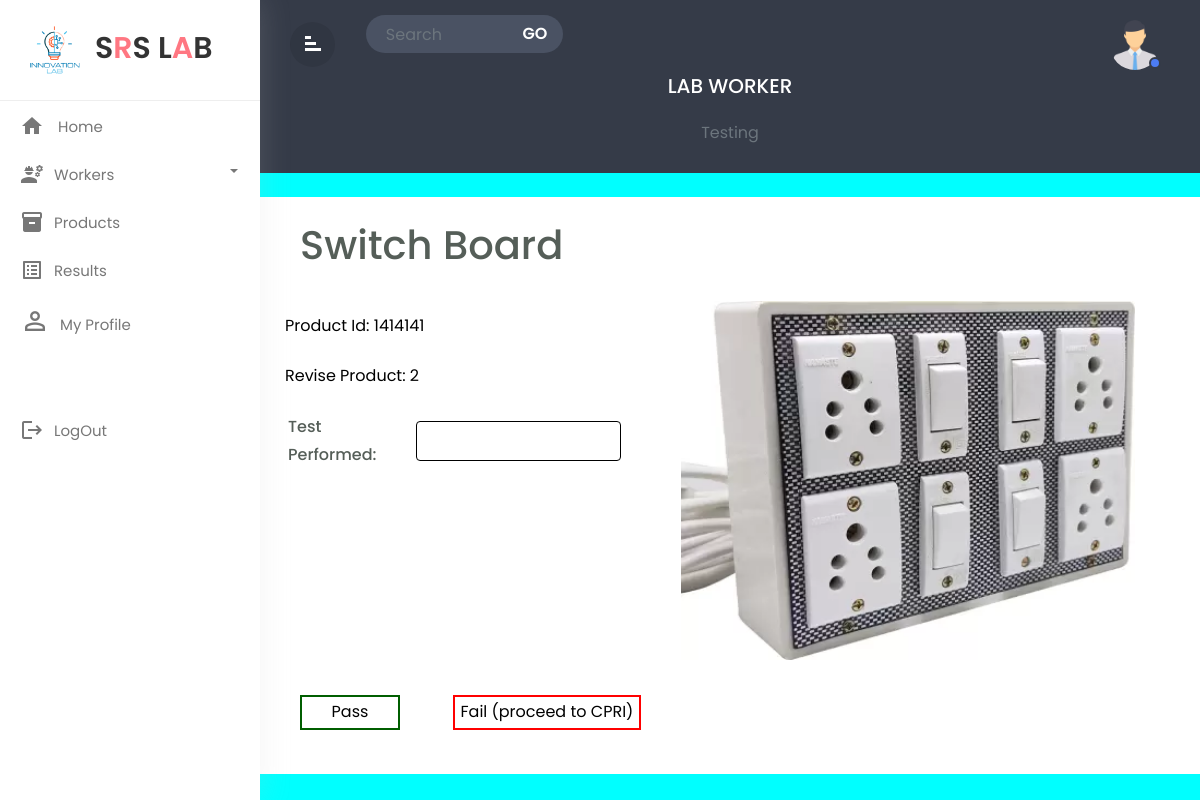
The page /project1/test_prod.php?product_id=1414141&email=bilal@gmail.com (signed in) on the database its author committed.
### tables this page shows
CREATE TABLE `product` (
  `product_id` int(10) NOT NULL,
  `product_name` varchar(255) NOT NULL,
  `revise_product` int(255) NOT NULL,
  `product_image` varchar(255) NOT NULL,
  `datee` date NOT NULL,
  `product_status` varchar(255) NOT NULL
);

### project1/test_prod.php (the view, shortened to what this page needs)
<!doctype html>
<html lang="en">
  <head>
        <link rel="stylesheet" href="css/bootstrap.min.css">
        <link rel="stylesheet" href="css/custom.css">
<link rel="stylesheet" href="test_prod.css">
    <link rel="stylesheet" href="https://stackpath.bootstrapcdn.com/bootstrap/4.3.1/js/bootstrap.bundle.min.js">
    <link rel="stylesheet" href="https://cdnjs.cloudflare.com/ajax/libs/jquery/3.2.1/jquery.min.js">
  </head>
  <body style="background-color:aqua;">
<div class="wrapper">
        <nav id="sidebar">
             <div class="sidebar-header">
                <h3 style="font-size:30px;margin-left:5px;" ><img style="width:60px;height:60px;" src="images/workerlogo.png" class="img-fluid"/>S<span style="color:#ff7782;">R</span>S L<span style="color:#ff7782;">A</span>B</h3>
            </div>
            <ul class="list-unstyled components">
			<li  >
                    <a href="worker_home.php?email=<?php echo $_GET['email']; ?>" class="dashboard"><i class="material-icons">home</i>
					<span>Home</span></a>
                </li>
                <li class="dropdown">
                    <a href="#homeSubmenu1" data-toggle="collapse" aria-expanded="false"
					class="dropdown-toggle">
					<i class="material-icons">engineering</i>Workers</a>
                </li>
				 <li  class="">
                    <a href="worker_prod.php?email=<?php echo $_GET['email']; ?>"><i class="material-icons">inventory</i><span>Products
					</span></a>
                </li>
                <li  class="">
                    <a href="worker_result.php?email=<?php echo $_GET['email']; ?>"><i class="material-icons">list_alt</i><span>Results
					</span></a>
                </li>
               <li class="">
                    <a href="worker_profile.php?email=<?php echo $_GET['email']; ?>"><i style="font-size:30px;" class="material-symbols-outlined">person_filled</i><span>My Profile</span></a>
                </li>
                <br>
                <br>
				 <li  class="">
                    <a href="logout.php"><i class="material-icons">logout</i><span>LogOut
					</span></a>
                </li>
            </ul>
        </nav>
		<div id="content">
		   <div class="top-navbar">
		      <div class="xp-topbar">
                <div class="row">
                    <div class="col-2 col-md-1 col-lg-1 order-2 order-md-1 align-self-center">
                        <div class="xp-menubar">
                               <span class="material-icons text-white">signal_cellular_alt
							   </span>
                         </div>
                    </div>
                    <div class="col-md-5 col-lg-3 order-3 order-md-2">
                        <div class="xp-searchbar">
                            <form>
                                <div class="input-group">
                                  <input type="search" class="form-control"
								  placeholder="Search">
                                  <div class="input-group-append">
                                    <button class="btn" type="submit"
									id="button-addon2">GO</button>
                                  </div>
                                </div>
                            </form>
                        </div>
                    </div>
                    <div class="col-10 col-md-6 col-lg-8 order-1 order-md-3">
                        <div class="xp-profilebar text-right">
							 <nav class="navbar p-0">
                        <ul class="nav navbar-nav flex-row ml-auto">
                            <li class="nav-item dropdown">
                                <a class="nav-link" href="#" data-toggle="dropdown">
                                <img src="images/user.png" style="width:50px; border-radius:50%;height:50px"/>
								<span class="xp-user-live"></span>
								</a>
                            </li>
                        </ul>
            </nav>
                        </div>
                    </div>
                </div>
            </div>
		     <div class="xp-breadcrumbbar text-center">
                <h4 class="page-title">LAB WORKER</h4>
                  <ol class="breadcrumb">
                    <li class="breadcrumb-item active" aria-current="page">Testing</li>
                  </ol>
            </div>
		   </div>
<?php
include 'database.php';
$product_id= $_GET['product_id'];
$sql2 = "SELECT * from product where product_id='$product_id' AND product_status=''";
$query = mysqli_query($conn2,$sql2);
$arr = mysqli_fetch_array($query);
    ?>
           <div class="container py-4 my-4 mx-auto d-flex flex-column">
        <div class="header">
            <div class="row r1">
                <div class="col-md-9 abc">
                    <h1><?php echo $arr['product_name']; ?></h1>
                </div>
        </div>
        <div class="container-body mt-4">
            <div class="row r4">
                <div class="col-md-5 p-0 klo">
                    <form action="worker_pass.php?email=<?php echo $_GET['email']; ?>&product_id=<?php echo $_GET['product_id']; ?>" method="post" enctype="multipart/form-data"  style="align-items:center;" >
                    <ul>
                    <li>Product Id: <?php echo $arr['product_id']; ?></li>
                        <li>Revise Product: <?php echo $arr['revise_product']; ?></li>
                        <div class="row">
    <div class="col-15">
      <label  style="margin-left:18px;" name="test_performed" for="fname" required>Test Performed:</label>
    </div>
    <div class="col-60">
      <input style="margin-left:18px;"  type="text" id="fname" name="test_performed" placeholder="" required>
    </div>
  </div>
</ul>
                </div>
                <div class="col-md-7"> <img src="<?php echo $arr['product_image']; ?>" width="90%" height="95%"> </div>
            </div>
        </div>
        <div class="footer d-flex flex-column mt-3">
            <div class="row r4">
                <div class="col-md-2 myt "><input  class="pass"  type="submit" name="pass" value="Pass" ></div>
              <div class="col-md-2 myt "><input type="submit" class="fail" name="fail" value="Fail (proceed to CPRI)" ></button></div>
            </div>
        </div>
    </div>
  </body>
  </html>

### project1/css/custom.css (style rules this page uses)
body,html { line-height:1.8; font-family:'Poppins',sans-serif; color:#555e58; text-transform:capitalize; font-weight:400; margin:0px; padding:0px; }
.material-icons { font-family: 'Material Icons'; font-weight: normal; font-style: normal; font-size: 24px; display: inline-block; line-height: 1; text-transform: none; letter-spacing: normal; word-wrap: normal; white-space: nowrap; direction: ltr; -webkit-font-smoothing: antialiased; text-rendering: optimizeLegibility; -moz-osx-font-smoothing: grayscale; font-feature-settings: 'liga'; }
a { color:#333; font-weight:400; }
button { cursor:pointer; }
ul,ol { padding:0px; margin:0px; list-style:none; }
a,a:hover,a:focus { color:#333; text-decoration:none; transition:all 0.3s; }
.wrapper { position:relative; width:100%; overflow:auto; }
#sidebar { position:fixed; height:100%!important; top:0; left:0; bottom:0; z-index:11; width:260px; overflow:auto; transition:all 0.3s; background-color:#fff; box-shadow:0 0 30px 0 rgba(200 200 200 / 20%); }
@media only screen and (min-width:992px) { #content { width:calc(100% - 260px); position:relative; float:right; transition:all 0.3s; } }
#sidebar .sidebar-header { padding:20px; background-color:#fff; border-bottom:1px solid #eee; }
.sidebar-header h3 { color:#333; font-size:17px; margin:0px; text-transform:uppercase; transition:all 0.5s ease; font-weight:600; }
.sidebar-header h3 img { width:45px; margin-right:10px; }
#sidebar ul li { padding:2px 0px; }
.dropdown-toggle::after { position:absolute; right:22px; top:18px; color:#777777; }
#sidebar ul li.dropdown { position:sticky; }
#sidebar ul li a { padding:5px 10px 5px 20px; line-height:30px; font-size:15px; position:relative; font-weight:400; display:block; color:#777777; text-transform:capitalize; }
#sidebar ul li a i { position:relative; margin-right:10px; top:6px; }
#content { position:relative; transition:all 0.5s; background-attachment:#f9fafc; }
.top-navbar { width:100%; z-index:9; position:relative; padding:15px 30px; background-color:#353b48; }
input[type="search"] { background-color:#4a5263; color:#fff; padding-left:20px; border:none; border-radius:50px 0px 0px 50px; }
.input-group-append { margin-left:-1px; }
.xp-searchbar .btn { background-color:#4a5263; color:#fff; font-weight:600; font-size:16px; border-radius:0 50px 50px 0; padding:4px 15px; }
.xp-breadcrumbbar .page-title { font-size:20px; color:#fff; margin-bottom:0; margin-top:0; }
.breadcrumb { display:inline-flex; background-color:transparent; margin:0; padding:10px 0 0; }
.breadcrumb-item.active { color:#6c757d; }
.navbar { background-color:#353B48; color:#fff; }
.xp-menubar { border-radius:50%; width:45px; height:45px; line-height:45px; text-align:center; margin-right:20px; border:none; color:#fff; cursor:pointer; background-color:rgba(0,0,0,0.09); }
.xp-menubar span { margin:9px; padding:0px; transform:rotate(90deg); }
.navbar-nav > li > a { color:#fff; }
.navbar-nav li a { position:relative; display:block; padding:4px 10px!important; }
.xp-user-live { position:absolute; bottom:5px; right:9px; width:12px; height:12px; border-radius:50%; border:2px solid #353b48; background-color:#4c7cf3; }

### project1/test_prod.css (style rules this page uses)
.container { background: #fff !important; border: none; border-radius: none }
.abc { padding-left: 40px }
li { list-style: none; line-height: 50px; color: #000 }
.col-md-2 { padding-bottom: 20px; font-weight: bold }
.r4 { padding-left: 25px }

### project1/test_prod.php (style rules this page uses)
input[type=text] { width: 100%; padding: 12px; border: 1px solid black; border-radius: 4px; resize: vertical; margin-top:5px; height:40px; margin-right:5px; }
input.fail[type=submit] { border:2px solid red; background-color: transparent; cursor: pointer; }
input.pass[type=submit] { border:2px solid rgb(0, 94, 0); background-color: transparent; cursor: pointer; width:100px; }
label { padding: 12px 12px 12px 0; display: inline-block; font-weight:500; }
.col-15 { float: left; width: 25%; }
.col-60 { float: left; width: 50%; margin-top: 15px; margin-left:25px; }
.row:after { content: ""; display: table; clear: both; }

### rows shown on the page
product: product_name "Switch Board", product_id "1414141", revise_product "2", product_image (picture)
